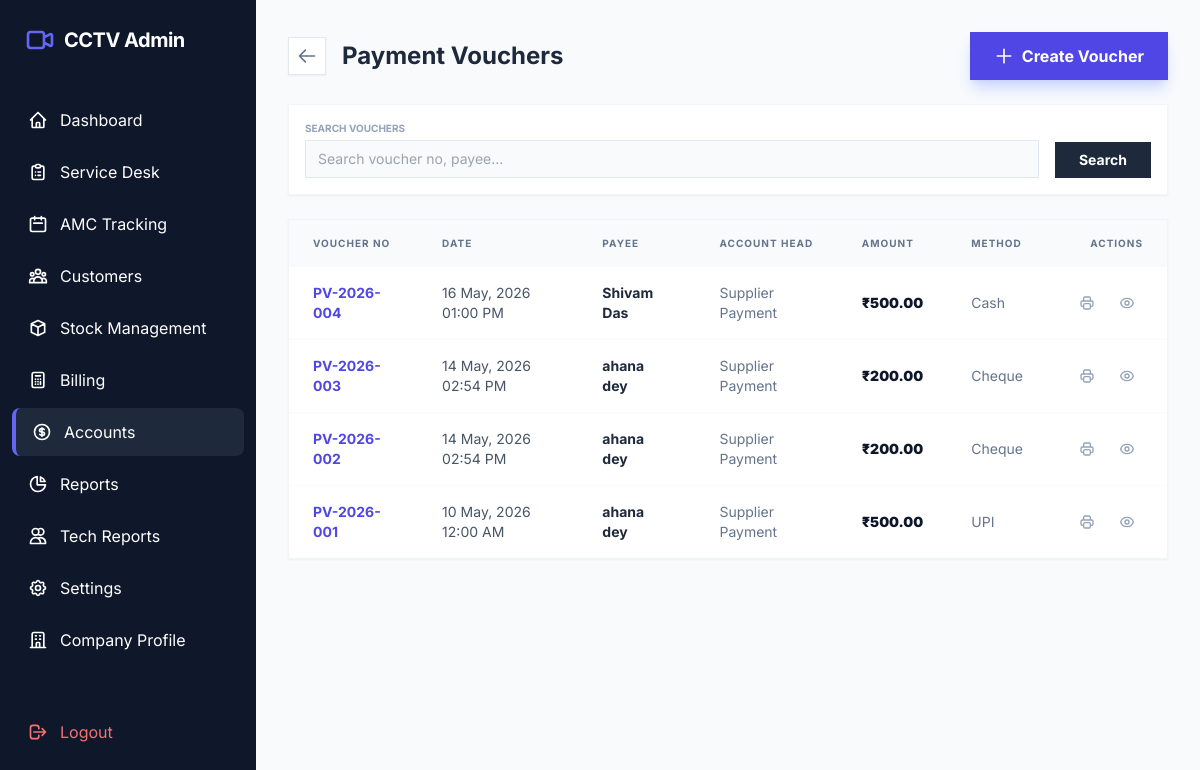
Screenshot of /admin/accounts/payment_voucher.php (signed in) with the database file from the repository.
### tables this page shows
CREATE TABLE `vouchers` (
  `id` int(11) NOT NULL,
  `voucher_no` varchar(50) NOT NULL,
  `voucher_type` enum('Payment','Receipt') NOT NULL,
  `voucher_date` datetime DEFAULT NULL,
  `account_head` varchar(100) NOT NULL,
  `payee_payer` varchar(150) NOT NULL,
  `amount` decimal(10,2) NOT NULL,
  `payment_method` varchar(50) NOT NULL,
  `reference_no` varchar(100) DEFAULT NULL,
  `narration` text DEFAULT NULL,
  `created_at` timestamp NOT NULL DEFAULT current_timestamp(),
  `bank_name` varchar(150) DEFAULT NULL,
  `cheque_no` varchar(50) DEFAULT NULL,
  `cheque_date` date DEFAULT NULL
);

### admin/accounts/payment_voucher.php (the view, shortened to what this page needs)
<?php
require_once '../../includes/db_connect.php';
$search = $_GET['search'] ?? '';
$query = "SELECT * FROM vouchers WHERE voucher_type = 'Payment'";
$params = [];
$limit = 10;
$page = isset($_GET['p']) ? (int)$_GET['p'] : 1;
$offset = ($page - 1) * $limit;
$query .= " ORDER BY voucher_date DESC, id DESC LIMIT $limit OFFSET $offset";
$stmt = $pdo->prepare($query);
$stmt->execute($params);
$vouchers = $stmt->fetchAll();
require_once '../../includes/header.php';
?>
<div class="space-y-6">
    <div class="flex flex-col md:flex-row justify-between items-start md:items-center gap-4">
        <div class="flex items-center gap-4">
            <a href="index.php" class="p-2 bg-white border border-slate-200 rounded-none text-slate-500 hover:text-indigo-600 transition shadow-sm">
                <svg xmlns="http://www.w3.org/2000/svg" class="h-5 w-5" fill="none" viewBox="0 0 24 24" stroke="currentColor"><path stroke-linecap="round" stroke-linejoin="round" stroke-width="2" d="M10 19l-7-7m0 0l7-7m-7 7h18" /></svg>
            </a>
            <h1 class="text-2xl font-bold text-slate-800">Payment Vouchers</h1>
        </div>
        <button onclick="openModal()" class="bg-indigo-600 text-white px-6 py-3 rounded-none font-bold hover:bg-indigo-700 transition shadow-lg shadow-indigo-200 flex items-center gap-2">
            <svg xmlns="http://www.w3.org/2000/svg" class="h-5 w-5" fill="none" viewBox="0 0 24 24" stroke="currentColor"><path stroke-linecap="round" stroke-linejoin="round" stroke-width="2" d="M12 4v16m8-8H4" /></svg>
            Create Voucher
        </button>
    </div>
    <form class="bg-white p-4 rounded-none border border-slate-100 shadow-sm flex gap-4 items-end">
        <div class="flex-1">
            <label class="block text-[10px] font-bold text-slate-400 uppercase mb-1">Search Vouchers</label>
            <input type="text" name="search" value="<?php echo htmlspecialchars($search); ?>" placeholder="Search voucher no, payee..." class="w-full bg-slate-50 border border-slate-200 rounded-none px-3 py-2 text-sm outline-none focus:ring-2 focus:ring-indigo-500">
        </div>
        <button type="submit" class="bg-slate-800 text-white px-6 py-2 rounded-none text-sm font-bold hover:bg-slate-900 transition">Search</button>
    </form>
    <div class="bg-white rounded-none border border-slate-100 shadow-sm overflow-hidden">
        <div class="overflow-x-auto">
            <table class="w-full text-left">
                <thead>
                    <tr class="bg-slate-50 text-slate-500 text-[10px] uppercase tracking-widest font-bold">
                        <th class="px-6 py-4">Voucher No</th>
                        <th class="px-6 py-4">Date</th>
                        <th class="px-6 py-4">Payee</th>
                        <th class="px-6 py-4">Account Head</th>
                        <th class="px-6 py-4">Amount</th>
                        <th class="px-6 py-4">Method</th>
                        <th class="px-6 py-4 text-right">Actions</th>
                    </tr>
                </thead>
                <tbody class="divide-y divide-slate-50">
                    <?php if (empty($vouchers)): ?>
                        <tr><td colspan="7" class="px-6 py-12 text-center text-slate-400">No payment vouchers found.</td></tr>
                    <?php else: ?>
                        <?php foreach ($vouchers as $v): ?>
                        <tr class="hover:bg-slate-50/50 transition">
                            <td class="px-6 py-4 text-sm font-bold text-indigo-600"><?php echo htmlspecialchars($v['voucher_no']); ?></td>
                            <td class="px-6 py-4 text-sm text-slate-600"><?php echo date('d M, Y h:i A', strtotime($v['voucher_date'])); ?></td>
                            <td class="px-6 py-4 text-sm font-bold text-slate-800"><?php echo htmlspecialchars($v['payee_payer']); ?></td>
                            <td class="px-6 py-4 text-sm text-slate-500"><?php echo htmlspecialchars($v['account_head']); ?></td>
                            <td class="px-6 py-4 text-sm font-black text-slate-900">₹<?php echo number_format($v['amount'], 2); ?></td>
                            <td class="px-6 py-4 text-sm text-slate-500"><?php echo htmlspecialchars($v['payment_method']); ?></td>
                            <td class="px-6 py-4 text-right">
                                <div class="flex justify-end gap-2">
                                    <a href="view_voucher.php?id=<?php echo $v['id']; ?>" target="_blank" class="p-2 text-slate-400 hover:text-indigo-600 hover:bg-indigo-50 rounded-none transition" title="Print/View">
                                    </a>
                                    <button onclick='editVoucher(<?php echo json_encode($v); ?>)' class="p-2 text-slate-400 hover:text-indigo-600 hover:bg-indigo-50 rounded-none transition">
                                    </button>
                                </div>
                            </td>
                        </tr>
                        <?php endforeach; ?>
                    <?php endif; ?>
                </tbody>
            </table>
        </div>
    </div>
</div>
<?php require_once '../../includes/footer.php'; ?>

### includes/header.php (style rules this page uses)
body { font-family: 'Inter', sans-serif; }

### rows the page displays
vouchers: voucher_no "PV-2026-004", voucher_date "16 May, 2026 01:00 PM", payee_payer "Shivam Das", account_head "Supplier Payment", amount "500.00", payment_method "Cash"
vouchers: voucher_no "PV-2026-003", voucher_date "14 May, 2026 02:54 PM", payee_payer "ahana dey", account_head "Supplier Payment", amount "200.00", payment_method "Cheque"
vouchers: voucher_no "PV-2026-002", voucher_date "14 May, 2026 02:54 PM", payee_payer "ahana dey", account_head "Supplier Payment", amount "200.00", payment_method "Cheque"
vouchers: voucher_no "PV-2026-001", voucher_date "10 May, 2026 12:00 AM", payee_payer "ahana dey", account_head "Supplier Payment", amount "500.00", payment_method "UPI"
